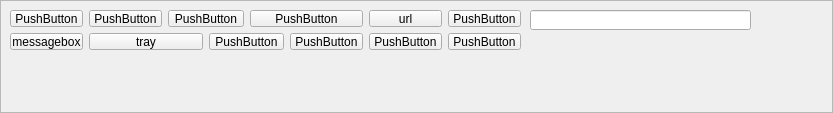
<?xml version="1.0" encoding="UTF-8"?>
<ui version="4.0">
 <class>QGenieFrameDebug</class>
 <widget class="QFrame" name="QGenieFrameDebug">
  <property name="geometry">
   <rect>
    <x>0</x>
    <y>0</y>
    <width>833</width>
    <height>113</height>
   </rect>
  </property>
  <property name="minimumSize">
   <size>
    <width>0</width>
    <height>60</height>
   </size>
  </property>
  <property name="windowTitle">
   <string>Frame</string>
  </property>
  <property name="frameShape">
   <enum>QFrame::StyledPanel</enum>
  </property>
  <property name="frameShadow">
   <enum>QFrame::Raised</enum>
  </property>
  <widget class="QPushButton" name="pushButton_0">
   <property name="geometry">
    <rect>
     <x>10</x>
     <y>10</y>
     <width>73</width>
     <height>17</height>
    </rect>
   </property>
   <property name="text">
    <string>PushButton</string>
   </property>
  </widget>
  <widget class="QPushButton" name="pushButton_1">
   <property name="geometry">
    <rect>
     <x>89</x>
     <y>10</y>
     <width>73</width>
     <height>17</height>
    </rect>
   </property>
   <property name="text">
    <string>PushButton</string>
   </property>
  </widget>
  <widget class="QPushButton" name="pushButton_2">
   <property name="geometry">
    <rect>
     <x>168</x>
     <y>10</y>
     <width>76</width>
     <height>17</height>
    </rect>
   </property>
   <property name="text">
    <string>PushButton</string>
   </property>
  </widget>
  <widget class="QPushButton" name="pushButton_3">
   <property name="geometry">
    <rect>
     <x>250</x>
     <y>10</y>
     <width>113</width>
     <height>17</height>
    </rect>
   </property>
   <property name="text">
    <string>PushButton</string>
   </property>
  </widget>
  <widget class="QPushButton" name="pushButton_4">
   <property name="geometry">
    <rect>
     <x>369</x>
     <y>10</y>
     <width>73</width>
     <height>17</height>
    </rect>
   </property>
   <property name="text">
    <string>url</string>
   </property>
  </widget>
  <widget class="QPushButton" name="pushButton_6">
   <property name="geometry">
    <rect>
     <x>10</x>
     <y>33</y>
     <width>73</width>
     <height>17</height>
    </rect>
   </property>
   <property name="text">
    <string>messagebox</string>
   </property>
  </widget>
  <widget class="QPushButton" name="pushButton_7">
   <property name="geometry">
    <rect>
     <x>89</x>
     <y>33</y>
     <width>114</width>
     <height>17</height>
    </rect>
   </property>
   <property name="text">
    <string>tray</string>
   </property>
  </widget>
  <widget class="QPushButton" name="pushButton_8">
   <property name="geometry">
    <rect>
     <x>209</x>
     <y>33</y>
     <width>75</width>
     <height>17</height>
    </rect>
   </property>
   <property name="text">
    <string>PushButton</string>
   </property>
  </widget>
  <widget class="QPushButton" name="pushButton_9">
   <property name="geometry">
    <rect>
     <x>290</x>
     <y>33</y>
     <width>73</width>
     <height>17</height>
    </rect>
   </property>
   <property name="text">
    <string>PushButton</string>
   </property>
  </widget>
  <widget class="QPushButton" name="pushButton_10">
   <property name="geometry">
    <rect>
     <x>369</x>
     <y>33</y>
     <width>73</width>
     <height>17</height>
    </rect>
   </property>
   <property name="text">
    <string>PushButton</string>
   </property>
  </widget>
  <widget class="QPushButton" name="pushButton_5">
   <property name="geometry">
    <rect>
     <x>448</x>
     <y>10</y>
     <width>73</width>
     <height>17</height>
    </rect>
   </property>
   <property name="text">
    <string>PushButton</string>
   </property>
  </widget>
  <widget class="QPushButton" name="pushButton_11">
   <property name="geometry">
    <rect>
     <x>448</x>
     <y>33</y>
     <width>73</width>
     <height>17</height>
    </rect>
   </property>
   <property name="text">
    <string>PushButton</string>
   </property>
  </widget>
  <widget class="QLineEdit" name="lineEdit">
   <property name="geometry">
    <rect>
     <x>530</x>
     <y>10</y>
     <width>221</width>
     <height>20</height>
    </rect>
   </property>
  </widget>
 </widget>
 <resources/>
 <connections/>
</ui>
